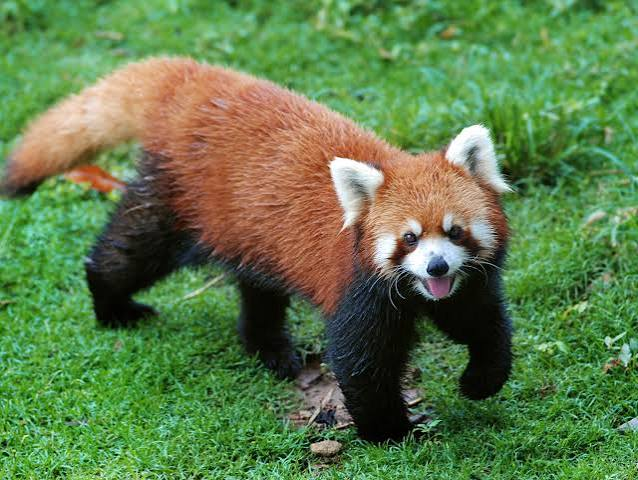
#> input picture Experiment-2/images.jpeg, 638 x 480 px, found by its file name
$ jupyter execute salt_pepper.ipynb
#> lines starting #> are read from the running program, lines starting #| are printed output that depends on the picture
[cell 1]
import cv2
import numpy as np
import matplotlib.pyplot as plt

print("OpenCV Version:", cv2.__version__)
print("NumPy Version :", np.__version__)

[cell 2]
image = cv2.imread('images.jpeg' , cv2.IMREAD_GRAYSCALE)
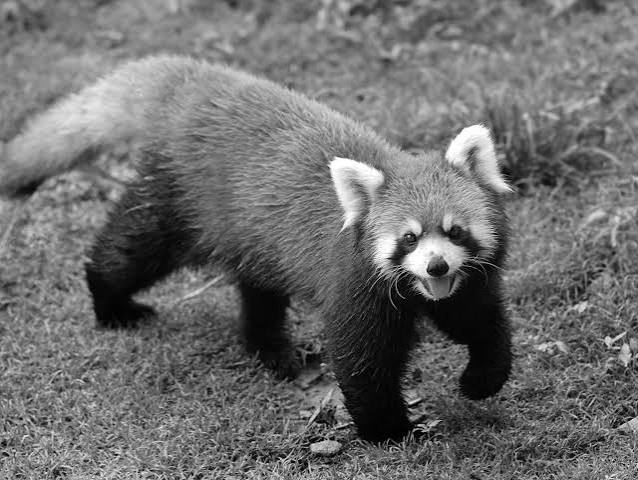
#> image: shape (480, 638); min 0, max 255, mean 109.6
plt.imshow(image, cmap='gray')
plt.show()

[cell 3]
def add_salt_and_pepper_noise(image, probability):
#> called with probability = 0.2
    noisy = image.copy()

    random = np.random.rand(*image.shape)

    noisy[random < (probability / 2)] = 0  # Pepper noise
    noisy[random > 1 - (probability / 2)] = 255  # Salt noise
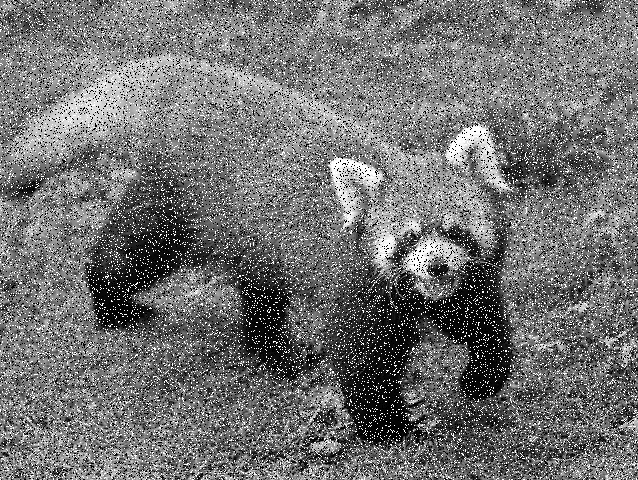
#> noisy: shape (480, 638); min 0, max 255, mean 113.1

    return noisy

[cell 4]
prob = 0.2

noisy = add_salt_and_pepper_noise(image, prob)
plt.imshow(noisy, cmap='gray')
plt.title(f'Salt and Pepper Noise (probability={prob})')
plt.show()

[cell 5]
def remove_salt_and_pepper_noise(image, kernel_size):
#> called with kernel_size = 3
    denoised = cv2.medianBlur(image, kernel_size)
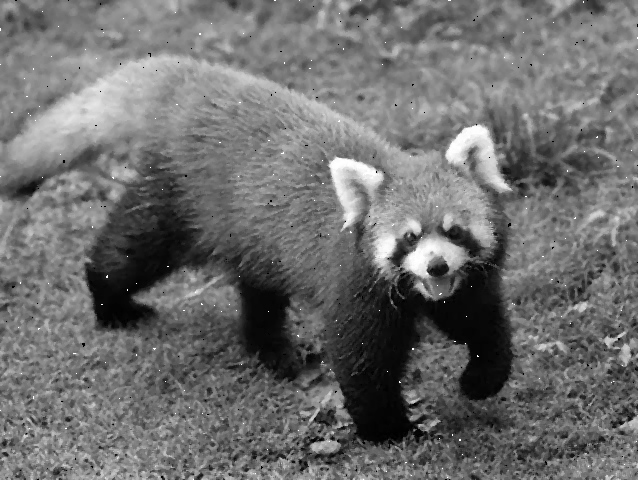
#> denoised: shape (480, 638); min 0, max 255, mean 109.7
    return denoised

denoised = remove_salt_and_pepper_noise(noisy, 3)
plt.imshow(denoised, cmap='gray')
plt.title('Denoised Image')
plt.show()

[cell 6]
#MOVING WINDOW FILTERING

import numpy as np
from PIL import Image
from numpy.lib.stride_tricks import sliding_window_view

# 1. Load image and convert to grayscale
img = Image.open('images.jpeg').convert('L')
arr = np.array(img, dtype=np.float32)

# 2. Sobel kernels (detect horizontal and vertical edges)
sobel_x = np.array([[-1, 0, 1],
                     [-2, 0, 2],
                     [-1, 0, 1]])

sobel_y = np.array([[-1, -2, -1],
                     [ 0,  0,  0],
                     [ 1,  2,  1]])

# 3. Slide a 3x3 window over every pixel
windows = sliding_window_view(arr, (3, 3))  # shape: (H-2, W-2, 3, 3)

# 4. Apply filter at each window position (element-wise multiply + sum)
grad_x = np.einsum('ijkl,kl->ij', windows, sobel_x)
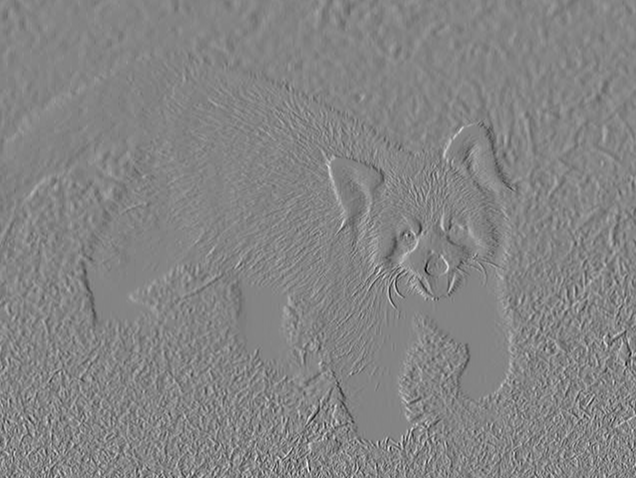
#> grad_x: shape (478, 636) float64; min -780, max 722, mean -0.1; drawn with min black and max white
grad_y = np.einsum('ijkl,kl->ij', windows, sobel_y)
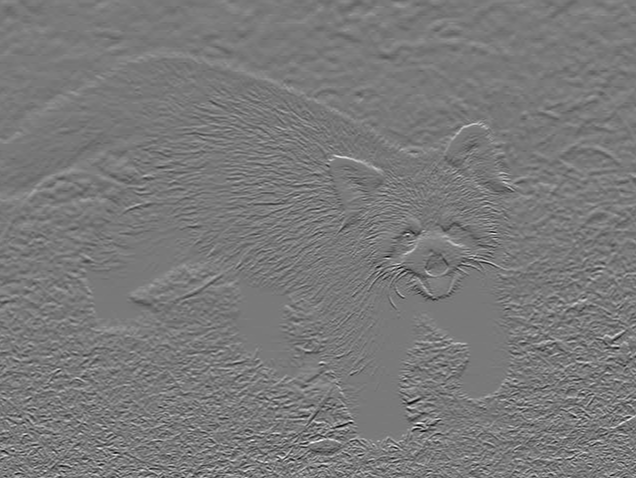
#> grad_y: shape (478, 636) float64; min -767, max 837, mean 0.1; drawn with min black and max white

# 5. Combine into edge magnitude
edges = np.sqrt(grad_x**2 + grad_y**2)
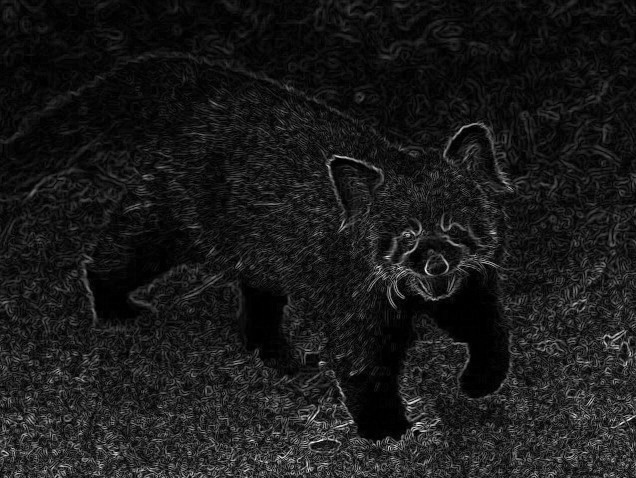
#> edges: shape (478, 636) float64; min 0, max 839.5, mean 86.6; drawn with min black and max white

# 6. Normalize to 0-255 and save
edges = (edges / edges.max() * 255).astype(np.uint8)
Image.fromarray(edges).save('edges_output.jpg')

print("Done! Saved as edges_output.jpg")
